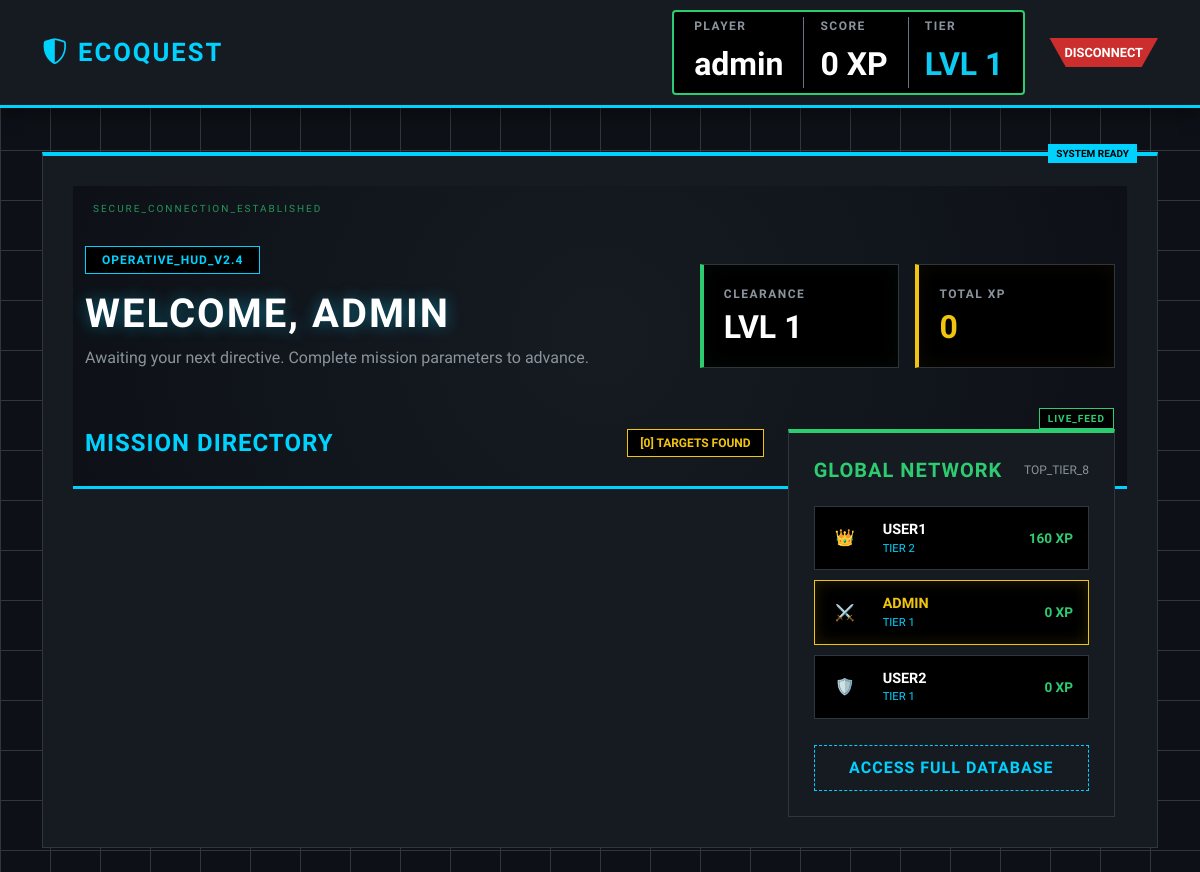
Page /dashboard/student/ (signed in) on the earlier database version.
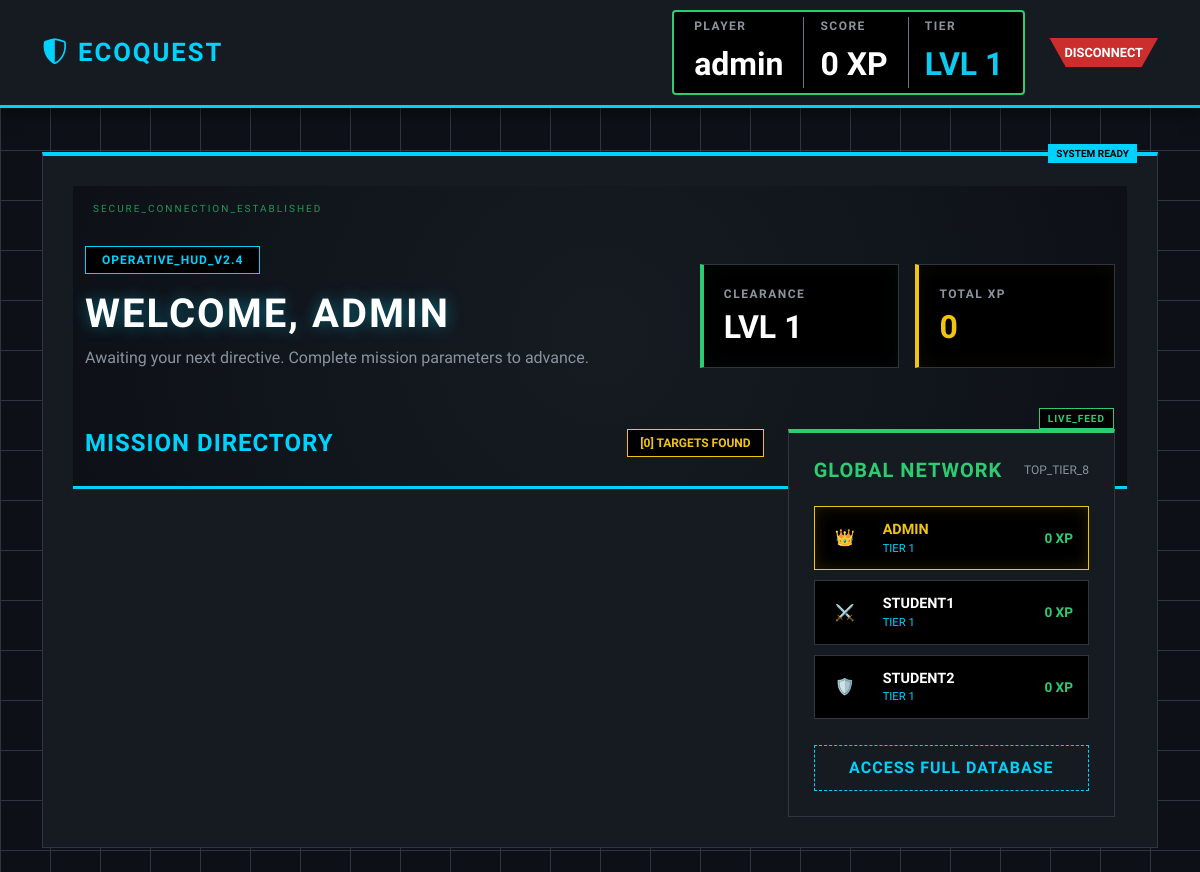
Same page on the later database version.
### apps/accounts/models.py (models this page shows, shortened)
class User(AbstractUser):
    ROLE_CHOICES = (
        ('student', 'Student'),
        ('teacher', 'Teacher'),
        ('admin', 'Administrator'),
    )
    LEVEL_CHOICES = (
        (1, 'Bronze'),
        (2, 'Silver'),
        (3, 'Gold'),
    )
    role = models.CharField(max_length=20, choices=ROLE_CHOICES, default='student')
    assigned_teachers = models.ManyToManyField(
        'self',
        symmetrical=False,
        blank=True,
        related_name='my_students',
        limit_choices_to={'role': 'teacher'},
        help_text="Master Admin: Assign this student to multiple teachers."
    )
    school = models.CharField(max_length=100, blank=True)
    grade = models.CharField(max_length=50, blank=True)
    points = models.IntegerField(default=0)
    level = models.IntegerField(default=1, choices=LEVEL_CHOICES)
    total_quizzes_taken = models.IntegerField(default=0)
    total_correct_answers = models.IntegerField(default=0)
    last_active = models.DateTimeField(default=timezone.now)
    avatar = models.ImageField(upload_to='avatars/', null=True, blank=True)
    bio = models.TextField(max_length=500, blank=True)
    class Meta:
        ordering = ['-points', 'username']
        verbose_name = 'User'
        verbose_name_plural = 'Users'

### apps/dashboard/views.py (the view)
# urls.py: path('student/', views.student_dashboard, name='student_dashboard'),
@login_required
def student_dashboard(request):
    if request.user.role != 'student':
        return redirect('dashboard:teacher_dashboard' if request.user.role == 'teacher' else 'dashboard:admin_dashboard')
    now = timezone.now()
    assigned_quizzes = QuizAssignment.objects.filter(
        student=request.user,
        is_completed=False,
        expires_at__gt=now
    )
    assigned_category_ids = assigned_quizzes.values_list('category_id', flat=True)
    categories = Category.objects.filter(id__in=assigned_category_ids)
    leaderboard = User.objects.filter(role='student').order_by('-points')[:10]
    quiz_history = QuizSession.objects.filter(user=request.user, completed=True).order_by('-completed_at')[:5]
    active_mission = Mission.objects.filter(is_active=True).first()
    existing_submission = None
    if active_mission:
        existing_submission = MissionSubmission.objects.filter(
            user=request.user,
            mission=active_mission
        ).first()
    context = {
        'categories': categories,
        'assigned_quizzes': assigned_quizzes,
        'leaderboard': leaderboard,
        'quiz_history': quiz_history,
        'active_mission': active_mission,
        'existing_submission': existing_submission
    }
    return render(request, 'dashboard/student_dashboard.html', context)

### templates/dashboard/student_dashboard.html (shortened to what this page needs)
{% extends 'base.html' %}
{% load static %}
{% block content %}
<div class="header-tactical">
    <div class="container">
        <div class="row align-items-center">
            <div class="col-md-7 mb-4 mb-md-0">
                <div class="d-inline-block px-3 py-1 mb-3" style="background: #000; border: 1px solid var(--neon-blue); color: var(--neon-blue); font-family: 'Orbitron'; font-size: 0.75rem; font-weight: 700; letter-spacing: 1px;">
                    OPERATIVE_HUD_V2.4
                </div>
                <h1 class="hud-title">Welcome, {{ user.username }}</h1>
                <p class="fs-6" style="color: var(--text-dim); font-family: 'Chakra Petch', sans-serif;">Awaiting your next directive. Complete mission parameters to advance.</p>
            </div>
            <div class="col-md-5">
                <div class="row g-3">
                    <div class="col-6">
                        <div class="hud-stat-box">
                            <div class="stat-label">CLEARANCE</div>
                            <h2 class="stat-value">LVL {{ user.level }}</h2>
                        </div>
                    </div>
                    <div class="col-6">
                        <div class="hud-stat-box xp-box">
                            <div class="stat-label">TOTAL XP</div>
                            <h2 class="stat-value xp-value">{{ user.points }}</h2>
                        </div>
                    </div>
                </div>
            </div>
        </div>
    </div>
</div>
<div class="container" style="margin-top: -20px; z-index: 10; position: relative;">
    <div class="row">
        <div class="col-lg-8">
            <div class="d-flex justify-content-between align-items-center mb-3">
                <h4 class="section-title m-0">Mission Directory</h4>
                <div style="background: #000; border: 1px solid var(--neon-yellow); color: var(--neon-yellow); padding: 4px 12px; font-family: 'Orbitron'; font-size: 0.75rem; font-weight: bold;">
                    [{{ categories|length }}] TARGETS FOUND
                </div>
            </div>
        </div>
        <div class="col-lg-4 mt-5 mt-lg-0">
            <div class="ranking-terminal">
                <div class="d-flex justify-content-between align-items-center mb-4">
                    <h5 class="section-title m-0" style="color: var(--neon-green);">Global Network</h5>
                    <span style="color: var(--text-dim); font-family: 'Orbitron'; font-size: 0.75rem;">TOP_TIER_8</span>
                </div>
                {% for student in leaderboard|slice:":8" %}
                <div class="operative-row {% if student.id == user.id %}is-me{% endif %}">
                    <div class="rank-number">
                        {% if forloop.counter == 1 %}👑{% elif forloop.counter == 2 %}⚔️{% elif forloop.counter == 3 %}🛡️{% else %}0{{ forloop.counter }}{% endif %}
                    </div>
                    <div class="flex-grow-1 ms-2">
                        <div class="op-name">{{ student.username }}</div>
                        <div class="op-level">TIER {{ student.level }}</div>
                    </div>
                    <div class="op-xp">{{ student.points }} XP</div>
                </div>
                {% endfor %}
                <button class="btn-terminal mt-3">ACCESS FULL DATABASE</button>
            </div>
        </div>
    </div>
</div>
{% endblock %}

### templates/base.html (shortened to what this page needs)
<!DOCTYPE html>
<html lang="en">
<head>
    {% load static %}
    <link href="https://cdn.jsdelivr.net/npm/bootstrap@5.3.0/dist/css/bootstrap.min.css" rel="stylesheet">
    <link rel="stylesheet" href="https://cdn.jsdelivr.net/npm/bootstrap-icons@1.11.1/font/bootstrap-icons.css">
    <link rel="stylesheet" href="https://cdnjs.cloudflare.com/ajax/libs/font-awesome/6.4.0/css/all.min.css">
</head>
<body>
    <nav class="navbar">
        <div class="container d-flex justify-content-between align-items-center">
            <a href="/" class="brand-name">
                <i class="bi bi-shield-shaded"></i> ECOQUEST
            </a>
            <div class="d-flex align-items-center gap-4">
                {% if user.is_authenticated %}
                    <div class="player-hud">
                        <div>
                            <span class="stat-label">Player</span>
                            <span class="stat-value">{{ user.username }}</span>
                        </div>
                        {% if user.role == 'student' %}
                        <div class="border-start border-secondary ps-3">
                            <span class="stat-label">Score</span>
                            <span class="stat-value xp-text">{{ user.points }} XP</span>
                        </div>
                        <div class="border-start border-secondary ps-3">
                            <span class="stat-label">Tier</span>
                            <span class="stat-value text-info">LVL {{ user.level }}</span>
                        </div>
                        {% endif %}
                    </div>
                    <form method="post" action="{% url 'logout' %}" class="m-0">
                        <button type="submit" class="btn-exit">DISCONNECT</button>
                    </form>
                {% else %}
                    <div class="d-flex gap-3 align-items-center">
                        <a href="{% url 'login' %}" class="text-white text-decoration-none fw-bold small">LOGIN</a>
                        <a href="{% url 'register' %}" class="btn-action">JOIN QUEST</a>
                    </div>
                {% endif %}
            </div>
        </div>
    </nav>
    <main class="container py-4">
        <div class="content-frame">
            {% block content %}{% endblock %}
        </div>
    </main>
</body>
</html>

Differences in the rows shown:
changed User "ADMIN": text "⚔️" → "👑"; moves up the list
changed User: username "USER1" → "STUDENT1"; level "2" → "1"; points "160" → "0"; text "👑" → "⚔️"
changed User: username "USER2" → "STUDENT2"
